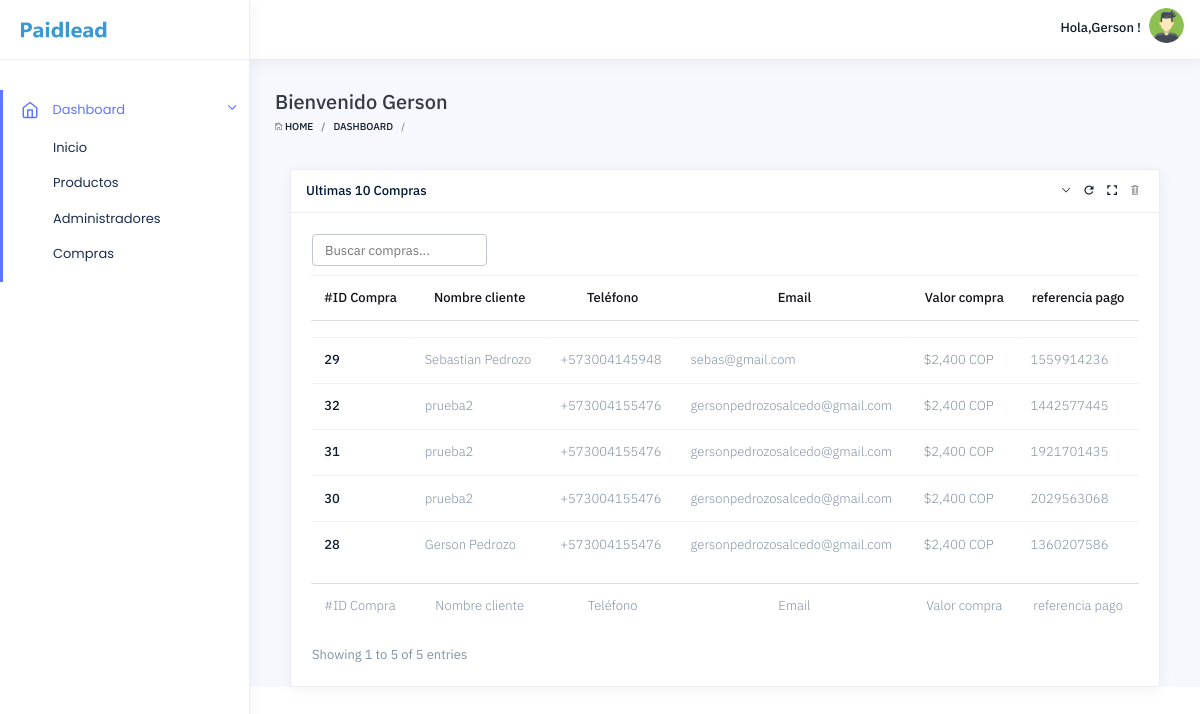
Screenshot of /inicio.php (signed in) with the database file from the repository.
### tables this page shows
CREATE TABLE `administrador` (
  `id` int(11) NOT NULL,
  `nombre_asesor` varchar(100) NOT NULL,
  `telefono` int(15) NOT NULL,
  `email` varchar(100) NOT NULL,
  `password` varchar(100) NOT NULL,
  `admin` int(11) NOT NULL
);

CREATE TABLE `compras` (
  `id` int(11) NOT NULL,
  `nombre_persona` varchar(50) DEFAULT NULL,
  `telefono` varchar(20) DEFAULT NULL,
  `email` varchar(50) DEFAULT NULL,
  `valor_compra` varchar(20) DEFAULT NULL,
  `referencia_pago` varchar(30) DEFAULT NULL,
  `estado_compra` varchar(20) DEFAULT NULL,
  `fecha` timestamp NULL DEFAULT NULL
);

### inicio.php (the view, shortened to what this page needs)
<?php
include 'configuracion/database.php';
if (isset($_SESSION['user_id'])) {
    $records = $conn->prepare('SELECT *FROM administrador WHERE id = :id  ');
    $records->bindParam(':id', $_SESSION['user_id']);
    $records->execute();
    $results = $records->fetch(PDO::FETCH_ASSOC);
    $user = null;
    if (count($results) > 0) {
        $user = $results;
    }
}
$consultar_compras = $conn->prepare("SELECT * FROM compras ORDER BY id DESC limit 10");
$consultar_compras->execute();
$consultar_compras = $consultar_compras->fetchAll(PDO::FETCH_ASSOC);
?>
<?php if (!empty($user)){?>
<?php include "headers/header.php"?>
<body>
    <div class="page-container">
        <div class="page-content">
            <div class="page-inner">
                <div id="main-wrapper">
                    <div class="pageheader pd-t-25 pd-b-35">
                        <div class="pd-t-5 pd-b-5">
                            <h1 class="pd-0 mg-0 tx-20">Bienvenido <?php echo  $Nombre_encargado; ?></h1>
                        </div>
                        <div class="breadcrumb pd-0 mg-0">
                            <a class="breadcrumb-item" href="./"><i class="icon ion-ios-home-outline"></i>
                                Home</a>
                            <a class="breadcrumb-item" href="#">Dashboard</a>
                            <span class="breadcrumb-item active"></span>
                        </div>
                    </div>
                    <div class="col-md-12 col-xl-12">
                        <div class="card mg-b-20">
                            <div class="card-header">
                                <h4 class="card-header-title">
                                    Ultimas 10 compras
                                </h4>
                                <div class="card-header-btn">
                                    <a href="#" data-toggle="collapse" class="btn card-collapse"
                                        data-target="#customarDetails" aria-expanded="true"><i
                                            class="ion-ios-arrow-down"></i></a>
                                    <a href="#" data-toggle="refresh" class="btn card-refresh"><i
                                            class="ion-android-refresh"></i></a>
                                    <a href="#" data-toggle="expand" class="btn card-expand"><i
                                            class="ion-android-expand"></i></a>
                                    <a href="#" data-toggle="remove" class="btn card-remove"><i
                                            class="ion-ios-trash-outline"></i></a>
                                </div>
                            </div>
                            <div class="card-body pd-0 collapse show" id="customarDetails">
                                <div class="card-body collapse show" id="collapse1">
                                    <div class="table-responsive">
                                        <table id="basicDataTable3" class="table responsive nowrap">
                                            <thead>
                                                <tr>
                                                    <th>#ID Compra</th>
                                                    <th class="text-center">Nombre cliente</th>
                                                    <th class="text-center">Teléfono</th>
                                                    <th class="text-center"> Email</th>
                                                    <th class="text-center">Valor compra</th>
                                                    <th class="text-center">referencia pago</th>
                                                </tr>
                                            </thead>
                                            <tbody>
                                                <?php
                                                foreach ($consultar_compras as $compra) {
                                                ?> <tr>
                                                    <td><a href="javascript:void(0)"><?php echo $compra["id"]?></a></td>
                                                    <td><?php echo $compra["nombre_persona"]?></td>
                                                    <td><?php echo $compra["telefono"]?></td>
                                                    <td><?php echo $compra["email"]?></td>
                                                    <td>$<?php echo number_format($compra["valor_compra"])?> COP</td>
                                                    <td><?php echo $compra["referencia_pago"]?></td>
                                                </tr>
                                                <?php }?>
                                            </tbody>
                                            <tfoot>
                                                <tr>
                                                    <th>#ID Compra</th>
                                                    <th class="text-center">Nombre cliente</th>
                                                    <th class="text-center">Teléfono</th>
                                                    <th class="text-center"> Email</th>
                                                    <th class="text-center">Valor compra</th>
                                                    <th class="text-center">referencia pago</th>
                                                </tr>
                                            </tfoot>
                                        </table>
                                    </div>
                                </div>
                            </div>
                        </div>
                    </div>
                </div>
            </div>
        </div>
    </div>
</body>
<?php include "footers/footer.php" ?>
<?php }else{
echo"<script language='javascript'>window.location='index.php'</script>;";
} ?>

### headers/header.php (shortened to what this page needs)
<?php
include 'configuracion/database.php';
$id_admin = $_SESSION['user_id'];
$consultar_datos_admin = $conn->prepare("SELECT * FROM administrador WHERE id= '$id_admin ' ");
$consultar_datos_admin->execute();
$consultar_datos_admin = $consultar_datos_admin->fetchAll(PDO::FETCH_ASSOC);
foreach($consultar_datos_admin as $users){
    $Nombre_encargado = $users["nombre_asesor"];
    $verificar_admin = $users["admin"];
}
?>
<!DOCTYPE html>
<html lang="zxx">
<head>
    <link type="text/css" rel="stylesheet" href="assets/plugins/bootstrap/css/bootstrap.min.css" />
    <link type="text/css" rel="stylesheet" href="assets/plugins/font-awesome/css/font-awesome.min.css" />
    <link type="text/css" rel="stylesheet" href="assets/plugins/flag-icon/flag-icon.min.css" />
    <link type="text/css" rel="stylesheet" href="assets/plugins/simple-line-icons/css/simple-line-icons.css">
    <link type="text/css" rel="stylesheet" href="assets/plugins/ionicons/css/ionicons.css">
    <link type="text/css" rel="stylesheet" href="assets/plugins/chartist/chartist.css">
    <link type="text/css" rel="stylesheet" href="assets/plugins/apex-chart/apexcharts.css">
    <link type="text/css" rel="stylesheet" href="assets/css/app.min.css" />
    <link type="text/css" rel="stylesheet" href="assets/css/style.min.css" />
</head>
<div class="page-sidebar">
    <div class="logo">
        <a class="logo-img" href="./">
            <img class="desktop-logo" src="assets/images/logo_pequeño_1.png" alt="" style="width:100%;">
        </a>
    </div>
    <div class="page-sidebar-inner">
        <div class="page-sidebar-menu">
            <ul class="accordion-menu">
                <li class="open active">
                    <a href="#"><i data-feather="home"></i>
                        <span>Dashboard</span><i class="accordion-icon fa fa-angle-left"></i></a>
                    <ul class="sub-menu" style="display: block;">
                        <li><a href="inicio.php">Inicio</a></li>
                        <?php
                                if($verificar_admin == 0){
                                ?>
                        <li><a href="ver_productos.php">Productos</a></li>
                        <li><a href="administradores.php">Administradores</a></li>
                        <?php }else{
                                    ?>
                        <?php }?>
                        <li><a href="compras.php">Compras</a></li>
                    </ul>
                </li>
            </ul>
        </div>
    </div>
</div>
<div class="page-header">
    <nav class="navbar navbar-expand-lg">
        <ul class="list-inline list-unstyled mg-r-20">
            <li class="list-inline-item align-text-top"><a class="hidden-xs hidden-sm" href="#"
                    id="collapsed-sidebar-toggle-button"><i class="ion-navicon tx-20"></i></a></li>
        </ul>
        <div class="header-right pull-right">
            <ul class="list-inline justify-content-end">
                <li class="list-inline-item dropdown">
                    <a href="#" data-toggle="dropdown" aria-haspopup="true" aria-expanded="false">
                        <span class="select-profile">Hola,<?php echo $Nombre_encargado;?>!</span>
                        <img src="assets/images/avatar/avatar1.png" class="img-fluid wd-35 ht-35 rounded-circle" alt="">
                    </a>
                </li>
            </ul>
        </div>
    </nav>
</div>

### footers/footer.php (shortened to what this page needs)
</body>
</html>

### rows the page displays
administrador: nombre_asesor "Gerson"
compras: id "32", nombre_persona "prueba2", telefono "+573004155476", email "gersonpedrozosalcedo@gmail.com", valor_compra "2,400", referencia_pago "1442577445"
compras: id "31", nombre_persona "prueba2", telefono "+573004155476", email "gersonpedrozosalcedo@gmail.com", valor_compra "2,400", referencia_pago "1921701435"
compras: id "30", nombre_persona "prueba2", telefono "+573004155476", email "gersonpedrozosalcedo@gmail.com", valor_compra "2,400", referencia_pago "2029563068"
compras: id "29", nombre_persona "Sebastian Pedrozo", telefono "+573004145948", email "sebas@gmail.com", valor_compra "2,400", referencia_pago "1559914236"
compras: id "28", nombre_persona "Gerson Pedrozo", telefono "+573004155476", email "gersonpedrozosalcedo@gmail.com", valor_compra "2,400", referencia_pago "1360207586"
